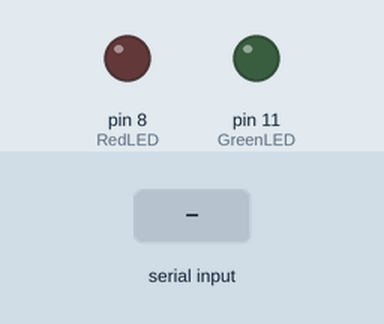
Recording of a sketch running on a simulated Arduino Uno, built with avr-gcc and run on an emulated ATmega328P. Shown: output pins drawn as LEDs (lit = HIGH). The test bench sets the inputs (shaded band). What the sketch prints to the serial monitor is not drawn.

Above: at 0.8 s.
0.9 s: "90,45\n" received over Serial
Timing chart, 0 to 9.9 s (numbered marks = the images above; inputs shaded):
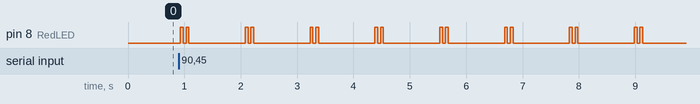

The sketch:

Slightly_More_Advanced_LED_Sketch.ino
```cpp
int RedLED = 8;
int GreenLED = 11;

int timeOff = 950;
int BurstOff = 50;
int timeOn = 50;
int LongDelay = 1000;
int RedBlinks;
int GreenBlinks;

String RedLight = "The Red LED is blinking!";
String GreenLight = "The Green LED is blinking!";

void setup() {
  // Pigolon tits setup goes here
  Serial.begin(9600);
  pinMode(RedLED,OUTPUT);
  pinMode(GreenLED,OUTPUT);

  Serial.println("How many times do you want the red LED to blink? ");
  while(Serial.available()==0){ }
  RedBlinks = Serial.parseInt();

  Serial.println("How many times do you want the green LED to blink? ");
  while(Serial.available()==0){ }
  GreenBlinks = Serial.parseInt();

}

void loop() {
  // looping titty tricks
Serial.println(RedLight);

for (int i = 1; i <= RedBlinks; i += 1) { //Starts a for loop (Begin, Run while this is true, Do this after one iteration)
  Serial.print("Blink #: ");
  Serial.println(i);
  digitalWrite(RedLED,HIGH);
  delay(timeOn);
  digitalWrite(RedLED,LOW);
  delay(BurstOff);
  digitalWrite(RedLED,HIGH);
  delay(timeOn);
  digitalWrite(RedLED,LOW);
  delay(LongDelay);
}

Serial.println(" ");
Serial.println(GreenLight);

for (int i = 1; i <= GreenBlinks; i += 1) {
  Serial.print("Blink #: ");
  Serial.println(i);
  digitalWrite(GreenLED,HIGH);
  delay(timeOn);
  digitalWrite(GreenLED,LOW);
  delay(BurstOff);
  digitalWrite(GreenLED,HIGH);
  delay(timeOn);
  digitalWrite(GreenLED,LOW);
  delay(LongDelay);
}
Serial.println(" ");

}
```

Measured:
- after the input at 0.9 s, pin 8 (RedLED): LOW → HIGH at once, then repeats every 1.2 s: LOW 0.05 s, HIGH 0.05 s, LOW 1.0 s, HIGH 0.05 s
